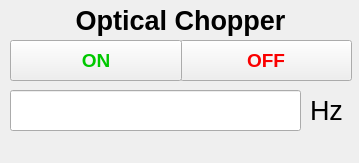
<?xml version="1.0" encoding="UTF-8"?>
<ui version="4.0">
 <class>Widget</class>
 <widget class="QWidget" name="Widget">
  <property name="geometry">
   <rect>
    <x>0</x>
    <y>0</y>
    <width>359</width>
    <height>163</height>
   </rect>
  </property>
  <property name="windowTitle">
   <string>Widget</string>
  </property>
  <widget class="QPushButton" name="off_button">
   <property name="geometry">
    <rect>
     <x>180</x>
     <y>40</y>
     <width>172</width>
     <height>41</height>
    </rect>
   </property>
   <property name="font">
    <font>
     <family>Meiryo UI</family>
     <pointsize>14</pointsize>
     <weight>75</weight>
     <italic>false</italic>
     <bold>true</bold>
    </font>
   </property>
   <property name="styleSheet">
    <string notr="true">color: rgb(250, 0, 0);
font: bold 14pt &quot;Meiryo UI&quot;;</string>
   </property>
   <property name="text">
    <string>OFF</string>
   </property>
   <property name="checkable">
    <bool>true</bool>
   </property>
   <property name="checked">
    <bool>false</bool>
   </property>
  </widget>
  <widget class="QPushButton" name="on_button">
   <property name="geometry">
    <rect>
     <x>10</x>
     <y>40</y>
     <width>172</width>
     <height>41</height>
    </rect>
   </property>
   <property name="font">
    <font>
     <family>Meiryo UI</family>
     <pointsize>14</pointsize>
     <weight>75</weight>
     <italic>false</italic>
     <bold>true</bold>
    </font>
   </property>
   <property name="styleSheet">
    <string notr="true">color: rgb(0, 200, 0);
font: bold 14pt &quot;Meiryo UI&quot;;</string>
   </property>
   <property name="text">
    <string>ON</string>
   </property>
   <property name="checkable">
    <bool>true</bool>
   </property>
  </widget>
  <widget class="QLineEdit" name="freq_edit">
   <property name="geometry">
    <rect>
     <x>10</x>
     <y>90</y>
     <width>291</width>
     <height>41</height>
    </rect>
   </property>
   <property name="font">
    <font>
     <family>Meiryo UI</family>
     <pointsize>20</pointsize>
    </font>
   </property>
   <property name="layoutDirection">
    <enum>Qt::LeftToRight</enum>
   </property>
   <property name="styleSheet">
    <string notr="true"/>
   </property>
   <property name="text">
    <string/>
   </property>
   <property name="alignment">
    <set>Qt::AlignRight|Qt::AlignTrailing|Qt::AlignVCenter</set>
   </property>
  </widget>
  <widget class="QLabel" name="hz_label">
   <property name="geometry">
    <rect>
     <x>310</x>
     <y>90</y>
     <width>41</width>
     <height>41</height>
    </rect>
   </property>
   <property name="font">
    <font>
     <family>Meiryo UI</family>
     <pointsize>20</pointsize>
    </font>
   </property>
   <property name="text">
    <string>Hz</string>
   </property>
  </widget>
  <widget class="QLabel" name="title_label">
   <property name="geometry">
    <rect>
     <x>10</x>
     <y>0</y>
     <width>341</width>
     <height>41</height>
    </rect>
   </property>
   <property name="font">
    <font>
     <family>Meiryo UI</family>
     <pointsize>20</pointsize>
     <weight>75</weight>
     <bold>true</bold>
    </font>
   </property>
   <property name="text">
    <string>Optical Chopper</string>
   </property>
   <property name="alignment">
    <set>Qt::AlignCenter</set>
   </property>
  </widget>
  <widget class="QLabel" name="status_label">
   <property name="geometry">
    <rect>
     <x>10</x>
     <y>140</y>
     <width>321</width>
     <height>16</height>
    </rect>
   </property>
   <property name="text">
    <string/>
   </property>
  </widget>
 </widget>
 <layoutdefault spacing="6" margin="11"/>
 <resources/>
 <connections/>
</ui>
